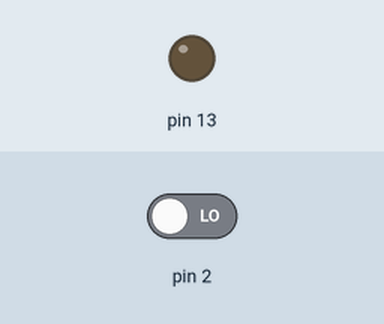
Recording of a sketch running on a simulated Arduino Uno, built with avr-gcc and run on an emulated ATmega328P. Parts: output pins drawn as LEDs (lit = HIGH). The test bench sets the inputs (shaded band); at power-on: pin 2 LOW.

Above: at 1.2 s.
1.3 s: pin 2 driven HIGH
At 2.1 s:
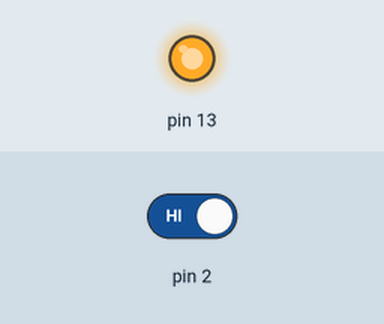
Timing chart, 0 to 4.3 s (numbered marks = the images above; inputs shaded):
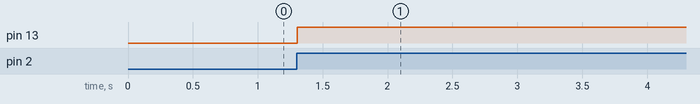

Measured:
- after the input at 1.3 s, pin 13: LOW → HIGH at once

The sketch:

one.ino
```cpp
bool on = false;

int dl = 5;
int ldb = 0;
int last = LOW;
int state;

void setup() {
  pinMode(13, OUTPUT);
  pinMode(2, INPUT);

  // To set pull-up resistor:
  // pinMode(2, INPUT_PULLUP);
}

void loop() {

  // Read switch value (3)
  int rd = digitalRead(2);

  // Debounce (4)
  if( rd != last ) ldb=millis();

  if( (millis()-ldb) > dl ){

    if( rd != state ){
      state = rd;
      if( state == HIGH ) on=!on;
    }
  }

  // Light up (2)
  if( on ) digitalWrite(13, HIGH);
  else digitalWrite(13, LOW);

  last = rd;
}
```
